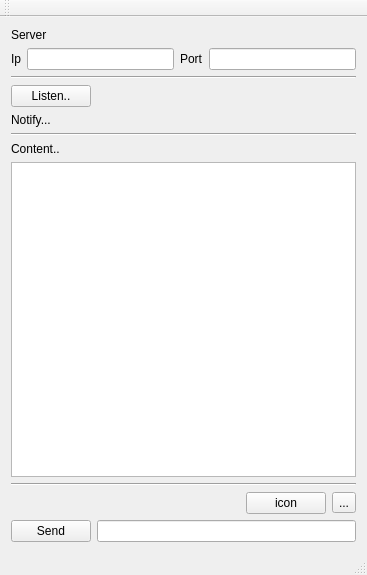
<?xml version="1.0" encoding="UTF-8"?>
<ui version="4.0">
 <class>ChatServer</class>
 <widget class="QMainWindow" name="ChatServer">
  <property name="geometry">
   <rect>
    <x>0</x>
    <y>0</y>
    <width>367</width>
    <height>575</height>
   </rect>
  </property>
  <property name="windowTitle">
   <string>ChatServer</string>
  </property>
  <widget class="QWidget" name="centralWidget">
   <layout class="QGridLayout" name="gridLayout">
    <item row="0" column="0">
     <layout class="QVBoxLayout" name="verticalLayout">
      <item>
       <widget class="QLabel" name="label">
        <property name="text">
         <string>Server</string>
        </property>
       </widget>
      </item>
      <item>
       <layout class="QHBoxLayout" name="horizontalLayout_3">
        <item>
         <widget class="QLabel" name="label_2">
          <property name="text">
           <string>Ip</string>
          </property>
         </widget>
        </item>
        <item>
         <widget class="QLineEdit" name="lineEdit_Ip"/>
        </item>
        <item>
         <widget class="QLabel" name="label_3">
          <property name="text">
           <string>Port</string>
          </property>
         </widget>
        </item>
        <item>
         <widget class="QLineEdit" name="lineEdit_Port"/>
        </item>
       </layout>
      </item>
      <item>
       <widget class="Line" name="line">
        <property name="orientation">
         <enum>Qt::Horizontal</enum>
        </property>
       </widget>
      </item>
      <item>
       <layout class="QHBoxLayout" name="horizontalLayout_4">
        <item>
         <widget class="QPushButton" name="pushButton_Listen">
          <property name="text">
           <string>Listen..</string>
          </property>
         </widget>
        </item>
        <item>
         <spacer name="horizontalSpacer">
          <property name="orientation">
           <enum>Qt::Horizontal</enum>
          </property>
          <property name="sizeHint" stdset="0">
           <size>
            <width>248</width>
            <height>20</height>
           </size>
          </property>
         </spacer>
        </item>
       </layout>
      </item>
      <item>
       <widget class="QLabel" name="label_Notify">
        <property name="text">
         <string>Notify...</string>
        </property>
       </widget>
      </item>
      <item>
       <widget class="Line" name="line_2">
        <property name="orientation">
         <enum>Qt::Horizontal</enum>
        </property>
       </widget>
      </item>
      <item>
       <widget class="QLabel" name="label_5">
        <property name="text">
         <string>Content..</string>
        </property>
       </widget>
      </item>
      <item>
       <widget class="QTextEdit" name="textEdit_content"/>
      </item>
      <item>
       <widget class="Line" name="line_3">
        <property name="orientation">
         <enum>Qt::Horizontal</enum>
        </property>
       </widget>
      </item>
      <item>
       <layout class="QHBoxLayout" name="horizontalLayout">
        <item>
         <spacer name="horizontalSpacer_2">
          <property name="orientation">
           <enum>Qt::Horizontal</enum>
          </property>
          <property name="sizeHint" stdset="0">
           <size>
            <width>88</width>
            <height>20</height>
           </size>
          </property>
         </spacer>
        </item>
        <item>
         <widget class="QPushButton" name="pushButton_Icon">
          <property name="text">
           <string>icon</string>
          </property>
         </widget>
        </item>
        <item>
         <widget class="QToolButton" name="toolButton_file">
          <property name="text">
           <string>...</string>
          </property>
         </widget>
        </item>
       </layout>
      </item>
      <item>
       <layout class="QHBoxLayout" name="horizontalLayout_2">
        <item>
         <widget class="QPushButton" name="pushButton_Send">
          <property name="text">
           <string>Send</string>
          </property>
         </widget>
        </item>
        <item>
         <widget class="QLineEdit" name="lineEdit_Send"/>
        </item>
       </layout>
      </item>
     </layout>
    </item>
   </layout>
  </widget>
  <widget class="QMenuBar" name="menuBar">
   <property name="geometry">
    <rect>
     <x>0</x>
     <y>0</y>
     <width>367</width>
     <height>25</height>
    </rect>
   </property>
  </widget>
  <widget class="QToolBar" name="mainToolBar">
   <attribute name="toolBarArea">
    <enum>TopToolBarArea</enum>
   </attribute>
   <attribute name="toolBarBreak">
    <bool>false</bool>
   </attribute>
  </widget>
  <widget class="QStatusBar" name="statusBar"/>
 </widget>
 <layoutdefault spacing="6" margin="11"/>
 <resources/>
 <connections/>
</ui>
